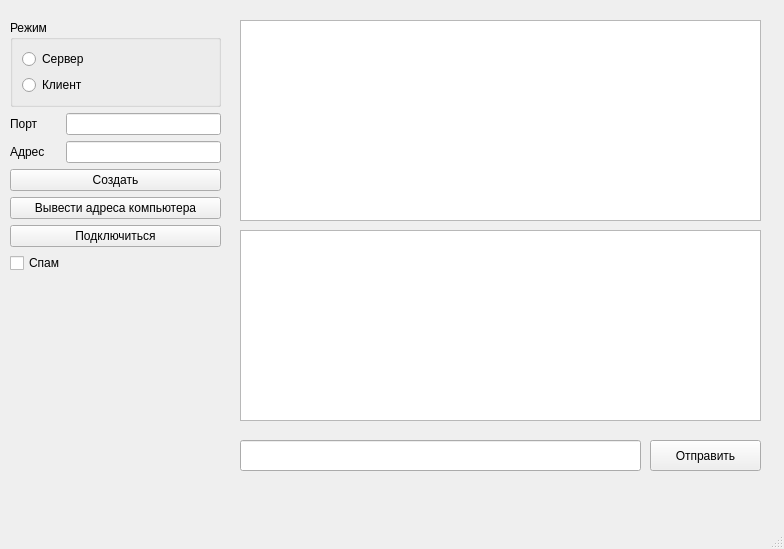
<?xml version="1.0" encoding="UTF-8"?>
<ui version="4.0">
 <class>MainWindow</class>
 <widget class="QMainWindow" name="MainWindow">
  <property name="geometry">
   <rect>
    <x>0</x>
    <y>0</y>
    <width>784</width>
    <height>549</height>
   </rect>
  </property>
  <property name="windowTitle">
   <string>MainWindow</string>
  </property>
  <widget class="QWidget" name="centralwidget">
   <widget class="QTextEdit" name="textEditInput">
    <property name="geometry">
     <rect>
      <x>240</x>
      <y>20</y>
      <width>521</width>
      <height>201</height>
     </rect>
    </property>
    <property name="readOnly">
     <bool>true</bool>
    </property>
   </widget>
   <widget class="QTextEdit" name="textEditOutput">
    <property name="geometry">
     <rect>
      <x>240</x>
      <y>230</y>
      <width>521</width>
      <height>191</height>
     </rect>
    </property>
    <property name="readOnly">
     <bool>true</bool>
    </property>
   </widget>
   <widget class="QLineEdit" name="lineEditMessage">
    <property name="geometry">
     <rect>
      <x>240</x>
      <y>440</y>
      <width>401</width>
      <height>31</height>
     </rect>
    </property>
   </widget>
   <widget class="QPushButton" name="pushButtonSend">
    <property name="geometry">
     <rect>
      <x>650</x>
      <y>440</y>
      <width>111</width>
      <height>31</height>
     </rect>
    </property>
    <property name="text">
     <string>Отправить</string>
    </property>
   </widget>
   <widget class="QWidget" name="verticalLayoutWidget">
    <property name="geometry">
     <rect>
      <x>10</x>
      <y>20</y>
      <width>211</width>
      <height>391</height>
     </rect>
    </property>
    <layout class="QVBoxLayout" name="verticalLayout_2">
     <item>
      <widget class="QGroupBox" name="groupBox">
       <property name="title">
        <string>Режим</string>
       </property>
       <layout class="QVBoxLayout" name="verticalLayout">
        <item>
         <widget class="QRadioButton" name="radioButtonServer">
          <property name="text">
           <string>Сервер</string>
          </property>
         </widget>
        </item>
        <item>
         <widget class="QRadioButton" name="radioButtonClient">
          <property name="text">
           <string>Клиент</string>
          </property>
         </widget>
        </item>
       </layout>
      </widget>
     </item>
     <item>
      <layout class="QHBoxLayout" name="horizontalLayout">
       <item>
        <widget class="QLabel" name="labelPort">
         <property name="minimumSize">
          <size>
           <width>50</width>
           <height>0</height>
          </size>
         </property>
         <property name="text">
          <string>Порт</string>
         </property>
        </widget>
       </item>
       <item>
        <widget class="QLineEdit" name="lineEditPort"/>
       </item>
      </layout>
     </item>
     <item>
      <layout class="QHBoxLayout" name="horizontalLayout_2">
       <item>
        <widget class="QLabel" name="labelAddress">
         <property name="minimumSize">
          <size>
           <width>50</width>
           <height>0</height>
          </size>
         </property>
         <property name="text">
          <string>Адрес</string>
         </property>
        </widget>
       </item>
       <item>
        <widget class="QLineEdit" name="lineEditAddress"/>
       </item>
      </layout>
     </item>
     <item>
      <widget class="QPushButton" name="pushButtonCreate">
       <property name="text">
        <string>Создать</string>
       </property>
      </widget>
     </item>
     <item>
      <widget class="QPushButton" name="pushButtonAddresses">
       <property name="text">
        <string>Вывести адреса компьютера</string>
       </property>
      </widget>
     </item>
     <item>
      <widget class="QPushButton" name="pushButtonConnect">
       <property name="text">
        <string>Подключиться</string>
       </property>
      </widget>
     </item>
     <item>
      <widget class="QCheckBox" name="checkBoxSpam">
       <property name="text">
        <string>Спам</string>
       </property>
      </widget>
     </item>
     <item>
      <spacer name="verticalSpacer">
       <property name="orientation">
        <enum>Qt::Vertical</enum>
       </property>
       <property name="sizeHint" stdset="0">
        <size>
         <width>20</width>
         <height>40</height>
        </size>
       </property>
      </spacer>
     </item>
    </layout>
   </widget>
  </widget>
  <widget class="QMenuBar" name="menubar">
   <property name="geometry">
    <rect>
     <x>0</x>
     <y>0</y>
     <width>784</width>
     <height>21</height>
    </rect>
   </property>
  </widget>
  <widget class="QStatusBar" name="statusbar"/>
 </widget>
 <resources/>
 <connections/>
</ui>
